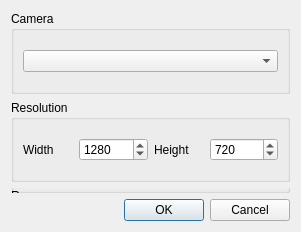
<?xml version="1.0" encoding="UTF-8"?>
<ui version="4.0">
 <class>ExportMovieDialog</class>
 <widget class="QDialog" name="ExportMovieDialog">
  <property name="geometry">
   <rect>
    <x>0</x>
    <y>0</y>
    <width>301</width>
    <height>232</height>
   </rect>
  </property>
  <property name="sizePolicy">
   <sizepolicy hsizetype="Preferred" vsizetype="Minimum">
    <horstretch>0</horstretch>
    <verstretch>0</verstretch>
   </sizepolicy>
  </property>
  <property name="windowTitle">
   <string>Export Movie</string>
  </property>
  <property name="sizeGripEnabled">
   <bool>false</bool>
  </property>
  <property name="modal">
   <bool>true</bool>
  </property>
  <layout class="QVBoxLayout" name="verticalLayout">
   <item>
    <widget class="QGroupBox" name="groupBox_4">
     <property name="title">
      <string>Camera</string>
     </property>
     <layout class="QHBoxLayout" name="horizontalLayout_3">
      <item>
       <widget class="QComboBox" name="cameraCombo"/>
      </item>
     </layout>
    </widget>
   </item>
   <item>
    <widget class="QGroupBox" name="groupBox">
     <property name="title">
      <string>Resolution</string>
     </property>
     <layout class="QHBoxLayout" name="horizontalLayout">
      <item>
       <widget class="QLabel" name="label">
        <property name="sizePolicy">
         <sizepolicy hsizetype="Fixed" vsizetype="Fixed">
          <horstretch>0</horstretch>
          <verstretch>0</verstretch>
         </sizepolicy>
        </property>
        <property name="minimumSize">
         <size>
          <width>50</width>
          <height>35</height>
         </size>
        </property>
        <property name="text">
         <string>Width</string>
        </property>
       </widget>
      </item>
      <item>
       <widget class="QSpinBox" name="widthSpinBox">
        <property name="maximum">
         <number>1920</number>
        </property>
        <property name="value">
         <number>1280</number>
        </property>
       </widget>
      </item>
      <item>
       <widget class="QLabel" name="label_2">
        <property name="sizePolicy">
         <sizepolicy hsizetype="Fixed" vsizetype="Fixed">
          <horstretch>0</horstretch>
          <verstretch>0</verstretch>
         </sizepolicy>
        </property>
        <property name="minimumSize">
         <size>
          <width>50</width>
          <height>35</height>
         </size>
        </property>
        <property name="text">
         <string>Height</string>
        </property>
       </widget>
      </item>
      <item>
       <widget class="QSpinBox" name="heightSpinBox">
        <property name="maximum">
         <number>1080</number>
        </property>
        <property name="value">
         <number>720</number>
        </property>
       </widget>
      </item>
     </layout>
    </widget>
   </item>
   <item>
    <widget class="QGroupBox" name="rangeGroupBox">
     <property name="enabled">
      <bool>true</bool>
     </property>
     <property name="sizePolicy">
      <sizepolicy hsizetype="Minimum" vsizetype="Fixed">
       <horstretch>0</horstretch>
       <verstretch>0</verstretch>
      </sizepolicy>
     </property>
     <property name="maximumSize">
      <size>
       <width>16777215</width>
       <height>5</height>
      </size>
     </property>
     <property name="title">
      <string>Range</string>
     </property>
     <layout class="QHBoxLayout" name="horizontalLayout_2">
      <item>
       <widget class="QLabel" name="label_3">
        <property name="text">
         <string>Start</string>
        </property>
       </widget>
      </item>
      <item>
       <widget class="QSpinBox" name="startSpinbox">
        <property name="maximum">
         <number>99999</number>
        </property>
       </widget>
      </item>
      <item>
       <widget class="QLabel" name="label_4">
        <property name="text">
         <string>End</string>
        </property>
       </widget>
      </item>
      <item>
       <widget class="QSpinBox" name="endSpinBox">
        <property name="maximum">
         <number>99999</number>
        </property>
       </widget>
      </item>
     </layout>
    </widget>
   </item>
   <item>
    <widget class="QDialogButtonBox" name="buttonBox">
     <property name="orientation">
      <enum>Qt::Horizontal</enum>
     </property>
     <property name="standardButtons">
      <set>QDialogButtonBox::Cancel|QDialogButtonBox::Ok</set>
     </property>
    </widget>
   </item>
  </layout>
 </widget>
 <resources/>
 <connections>
  <connection>
   <sender>buttonBox</sender>
   <signal>accepted()</signal>
   <receiver>ExportMovieDialog</receiver>
   <slot>accept()</slot>
   <hints>
    <hint type="sourcelabel">
     <x>248</x>
     <y>254</y>
    </hint>
    <hint type="destinationlabel">
     <x>157</x>
     <y>274</y>
    </hint>
   </hints>
  </connection>
  <connection>
   <sender>buttonBox</sender>
   <signal>rejected()</signal>
   <receiver>ExportMovieDialog</receiver>
   <slot>reject()</slot>
   <hints>
    <hint type="sourcelabel">
     <x>316</x>
     <y>260</y>
    </hint>
    <hint type="destinationlabel">
     <x>286</x>
     <y>274</y>
    </hint>
   </hints>
  </connection>
 </connections>
</ui>
